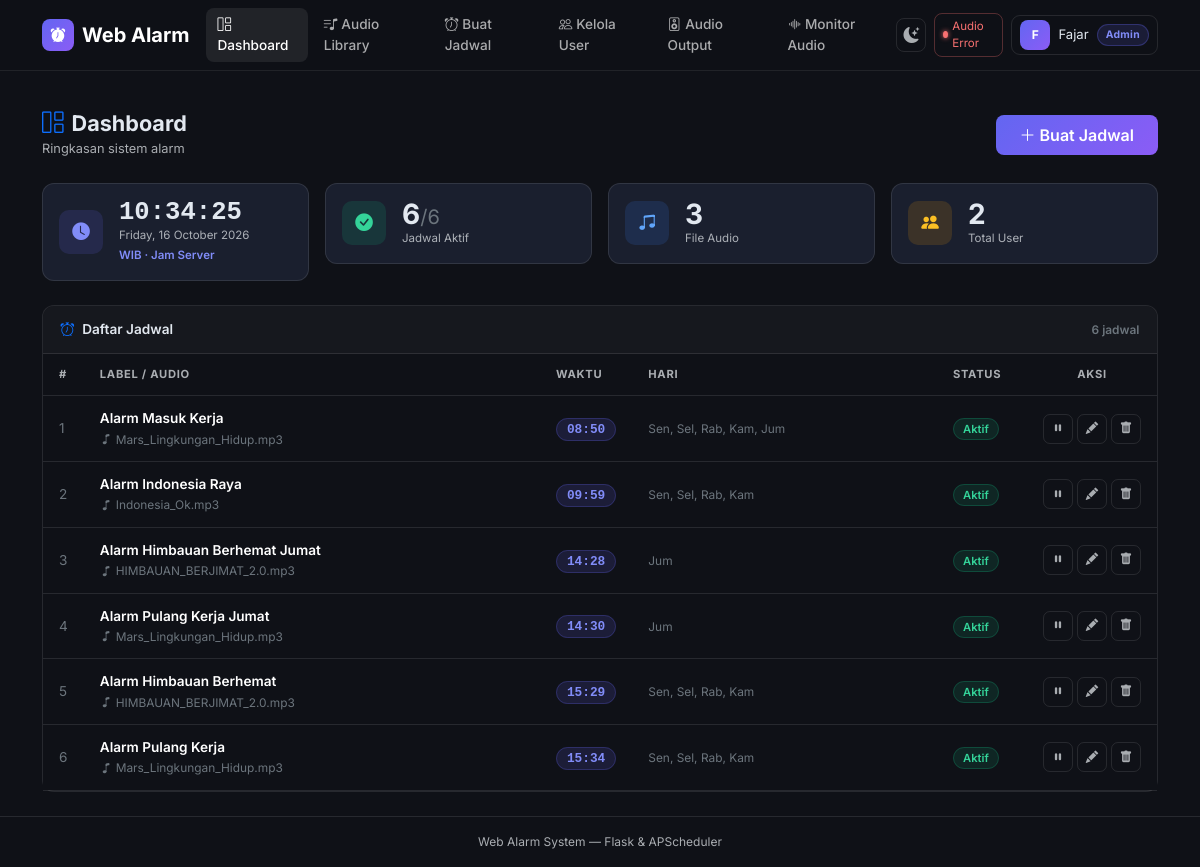
Page / (signed in) on the earlier database version.
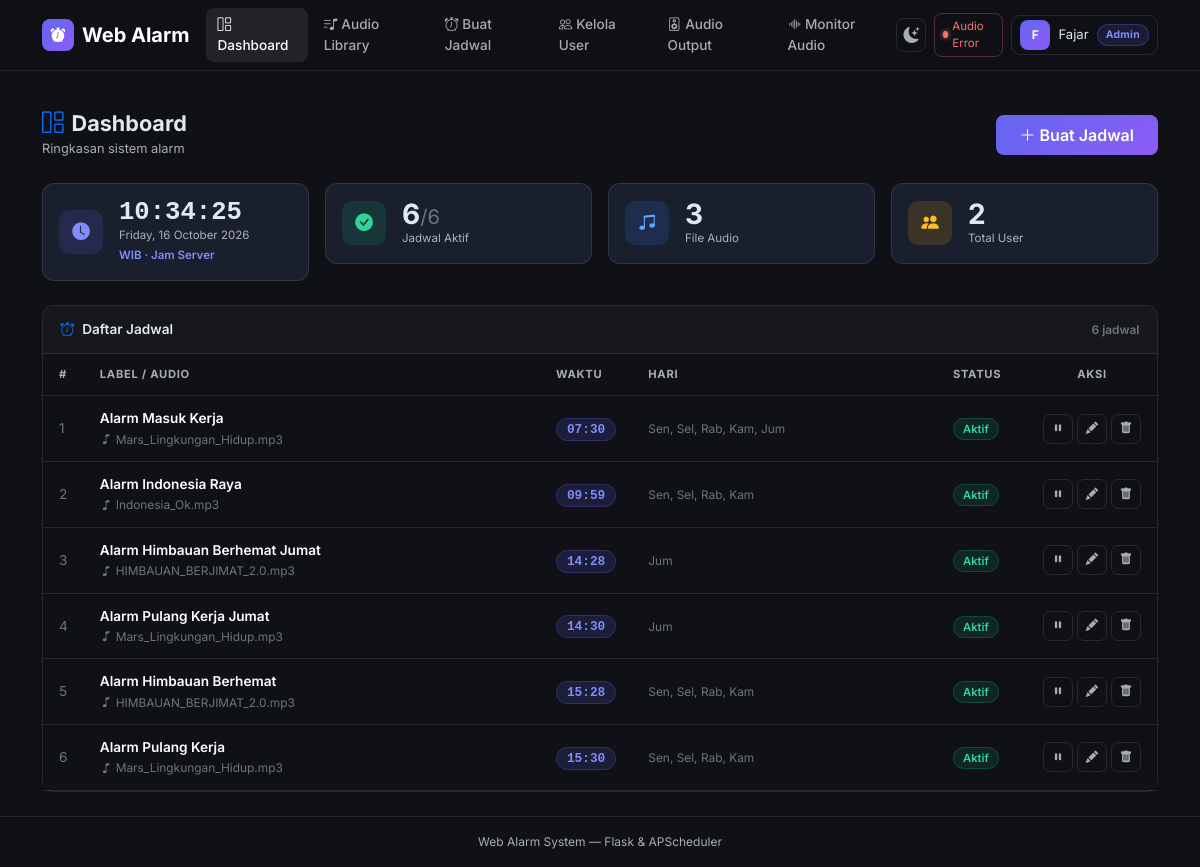
Same page on the later database version.
### models.py (models this page shows, shortened)
class Schedule(db.Model):
    __tablename__ = 'schedules'
    id = db.Column(db.Integer, primary_key=True)
    label = db.Column(db.String(120), nullable=True)
    audio_id = db.Column(db.Integer, db.ForeignKey('audios.id'), nullable=False)
    time_hour = db.Column(db.Integer, nullable=False)
    time_minute = db.Column(db.Integer, nullable=False)
    days_of_week = db.Column(db.String(20), nullable=False)
    is_active = db.Column(db.Boolean, default=True, nullable=False)
    created_by = db.Column(db.Integer, db.ForeignKey('users.id'), nullable=True)
    created_at = db.Column(db.DateTime, default=datetime.utcnow, nullable=False)
    creator = db.relationship('User', foreign_keys=[created_by], backref='schedules')
    def days_list(self):
        return [int(d) for d in self.days_of_week.split(',') if d.strip()]
    def days_display(self):
        day_names = ['Sen', 'Sel', 'Rab', 'Kam', 'Jum', 'Sab', 'Min']
        return ', '.join(day_names[d] for d in self.days_list())
    def time_display(self):
        return f'{self.time_hour:02d}:{self.time_minute:02d}'

class Audio(db.Model):
    __tablename__ = 'audios'
    id = db.Column(db.Integer, primary_key=True)
    filename = db.Column(db.String(256), nullable=False)
    original_name = db.Column(db.String(256), nullable=False)
    filepath = db.Column(db.String(512), nullable=False)
    uploaded_by = db.Column(db.Integer, db.ForeignKey('users.id'), nullable=False)
    uploaded_at = db.Column(db.DateTime, default=datetime.utcnow, nullable=False)
    schedules = db.relationship('Schedule', backref='audio', lazy=True)

### app.py (the view)
@app.route('/')
@login_required
def index():
    schedules = Schedule.query.order_by(Schedule.time_hour, Schedule.time_minute).all()
    total = Schedule.query.count()
    active = Schedule.query.filter_by(is_active=True).count()
    audio_count = Audio.query.count()
    user_count = User.query.count()
    return render_template('index.html', schedules=schedules,
                           total=total, active_count=active,
                           audio_count=audio_count, user_count=user_count)

### app.py (called while the page is built)
@login_manager.user_loader
def load_user(user_id):
    return db.session.get(User, int(user_id))

def is_admin():
    return current_user.is_authenticated and current_user.role == 'admin'

### templates/index.html (shortened to what the changed rows need)
{% extends "base.html" %}
{% block content %}
<div class="d-flex align-items-center justify-content-between flex-wrap gap-2 mb-4">
  <div>
    <h1 class="pg-title"><i class="bi bi-grid-1x2 me-2 text-primary"></i>Dashboard</h1>
  </div>
</div>
<div class="card">
  {% if schedules %}
  <div class="tbl-responsive">
    <table class="table table-hover mb-0">
      <thead>
        <tr>
          <th style="width:40px">#</th>
          <th>Label / Audio</th>
          <th style="width:90px">Waktu</th>
          <th class="d-none d-md-table-cell">Hari</th>
          <th style="width:90px">Status</th>
          <th class="text-center" style="width:110px">Aksi</th>
        </tr>
      </thead>
      <tbody>
        {% for s in schedules %}
        <tr>
          <td class="text-secondary">{{ loop.index }}</td>
          <td>
            <div class="fw-semibold">{{ s.label or s.audio.original_name }}</div>
            {% if s.label %}
            <small class="text-secondary">
              <i class="bi bi-music-note me-1"></i>{{ s.audio.original_name }}
            </small>
            {% endif %}
          </td>
          <td><span class="badge-time">{{ s.time_display() }}</span></td>
          <td class="d-none d-md-table-cell">
            <small class="text-secondary">{{ s.days_display() }}</small>
          </td>
          <td>
            {% if s.is_active %}
              <span class="badge-on">Aktif</span>
            {% else %}
              <span class="badge-off">Nonaktif</span>
            {% endif %}
          </td>
          <td>
            <div class="d-flex justify-content-center gap-1">
              {% if is_admin() %}
              <form action="{{ url_for('toggle_schedule', schedule_id=s.id) }}" method="post">
                <button type="submit"
                        class="btn-act {% if s.is_active %}act-warning{% else %}act-success{% endif %}"
                        title="{% if s.is_active %}Nonaktifkan{% else %}Aktifkan{% endif %}">
                  <i class="bi {% if s.is_active %}bi-pause-fill{% else %}bi-play-fill{% endif %}"></i>
                </button>
              </form>
              {% endif %}
              {% if is_admin() or s.created_by == current_user.id %}
              <a href="{{ url_for('edit_schedule', schedule_id=s.id) }}"
                 class="btn-act act-info" title="Edit">
                <i class="bi bi-pencil-fill"></i>
              </a>
              <form action="{{ url_for('delete_schedule', schedule_id=s.id) }}" method="post"
                    onsubmit="return confirm('Hapus jadwal ini?')">
                <button type="submit" class="btn-act act-danger" title="Hapus">
                  <i class="bi bi-trash-fill"></i>
                </button>
              </form>
              {% endif %}
            </div>
          </td>
        </tr>
        {% endfor %}
      </tbody>
    </table>
  </div>
  {% endif %}
</div>
{% endblock %}

Differences in the rows shown:
changed Schedule "Alarm Masuk Kerja": time_display "08:50" → "07:30"
changed Schedule "Alarm Himbauan Berhemat": time_display "15:29" → "15:28"
changed Schedule "Alarm Pulang Kerja": time_display "15:34" → "15:30"
